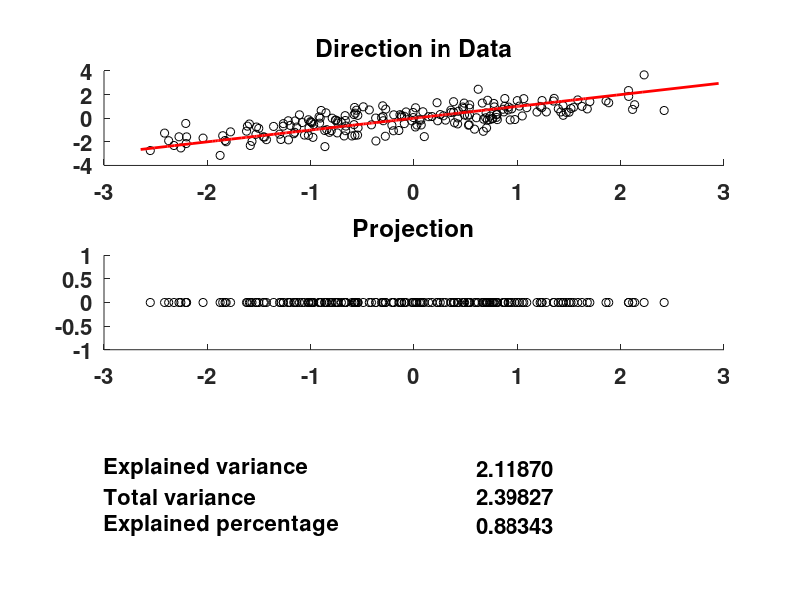
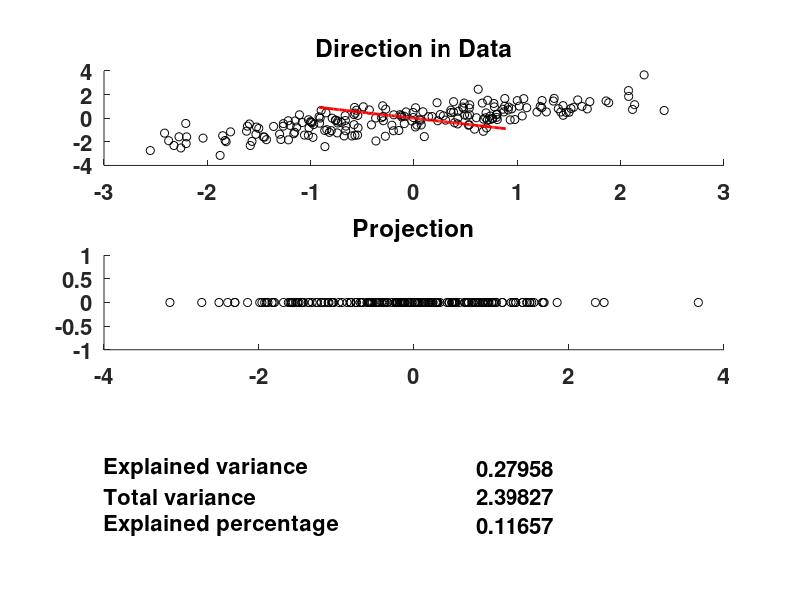

MATLAB code for these plots, in order:
%% clear all variables and console and close windows
clear
clc
close all

%% parameter settings
rng(123)    % set seed for the generation of random numbers
n   = 200;
rho = 0.5;
mu  = [0 0];
sig = [1 rho; rho 1];

[vector,value] = eig(sig);
ll             = sqrt(value);
sh             = vector*ll*vector';
nr             = mvnrnd(mu,sig,n);
x              = nr*sh';

direction1 = vector(:,2);
direction2 = -vector(:,1);
norm       = [direction1'*direction1 direction1'*direction1];
direction1 = direction1./sqrt(norm(1));
direction2 = direction2./sqrt(norm(2));

pd1     = sort(x*direction1);  % give the magnitude
d31     = pd1*direction1';     % "direction" controls the direction
pd2     = sort(x*direction2);  % give the magnitude
d32     = pd2*direction2';     % "direction" controls the direction
d4(:,1) = x(:,1);
d4(:,2) = 0;
d5(:,1) = x(:,2);
d5(:,2) = 0;

%% plots, first component
figure
%% direction in data 
subplot(3,1,1,'FontSize',16,'FontWeight','bold');
title('Direction in Data');
hold on
scatter(x(:,1),x(:,2),'k');
plot(d31(:,1),d31(:,2),'r','LineWidth',2);
%% projection
subplot(3,1,2,'FontSize',16,'FontWeight','bold');
title('Projection');
hold on
scatter(d4(:,1),d4(:,2),'k');
%% information
subplot(3,1,3,'FontSize',16','FontWeight','bold');
varexp  = var(pd1);
varsum  = sum(var(x));
varperc = varexp/varsum;
axis off
text(0,0.7,'Explained variance','FontSize',16,'FontWeight','bold');
w = num2str(varexp,'%10.5f');
text(0.6,0.7,w,'FontSize',16,'FontWeight','bold');
text(0,0.4,'Total variance','FontSize',16,'FontWeight','bold');
w = num2str(varsum,'%10.5f');
text(0.6,0.4,w,'FontSize',16,'FontWeight','bold');
text(0,0.1,'Explained percentage','FontSize',16,'FontWeight','bold');
w = num2str(varperc,'%10.5f');
text(0.6,0.1,w,'FontSize',16,'FontWeight','bold');

%% plots, second component
figure
%% direction in data 
subplot(3,1,1,'FontSize',16,'FontWeight','bold');
title('Direction in Data');
hold on
scatter(x(:,1),x(:,2),'k');
plot(d32(:,1),d32(:,2),'r','LineWidth',2);
%% projection
subplot(3,1,2,'FontSize',16,'FontWeight','bold');
title('Projection');
hold on
scatter(d5(:,1),d5(:,2),'k');
%% information
subplot(3,1,3,'FontSize',16','FontWeight','bold');
varexp  = var(pd2);
varsum  = sum(var(x));
varperc = varexp/varsum;
axis off
text(0,0.7,'Explained variance','FontSize',16,'FontWeight','bold');
w = num2str(varexp,'%10.5f');
text(0.6,0.7,w,'FontSize',16,'FontWeight','bold');
text(0,0.4,'Total variance','FontSize',16,'FontWeight','bold');
w = num2str(varsum,'%10.5f');
text(0.6,0.4,w,'FontSize',16,'FontWeight','bold');
text(0,0.1,'Explained percentage','FontSize',16,'FontWeight','bold');
w=num2str(varperc,'%10.5f');
text(0.6,0.1,w,'FontSize',16,'FontWeight','bold');
